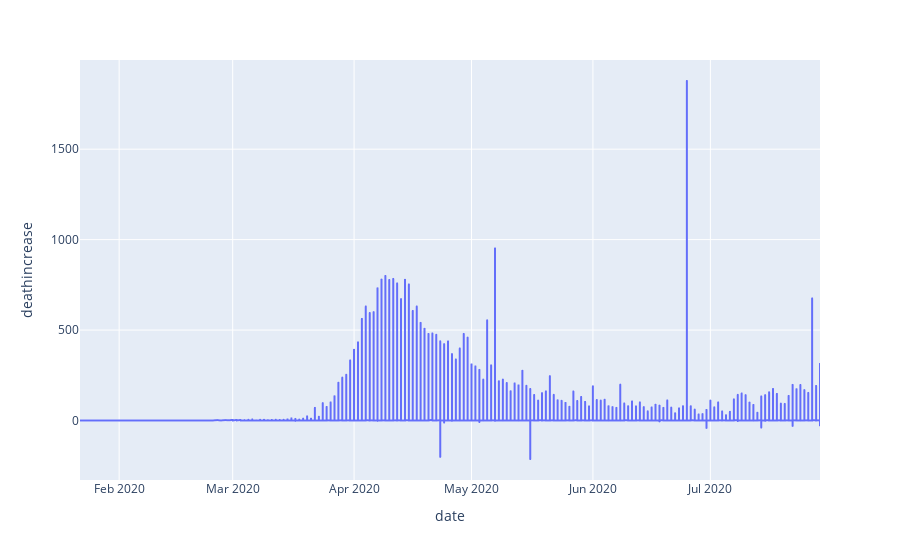

This figure's notebook cell:
### Code cell
fig = px.line(dt, x="date", y='deathincrease')
fig.show()

### Figure 1 — Plotly figure (JSON) as saved in the notebook; plotly's stock layout.template omitted (floating-point values rounded to 4 significant figures; data arrays with more than 128 entries replaced by an {"elided": "..."} marker saying what was removed)
{"data": [{"hovertemplate": "date=%{x}<br>deathincrease=%{y}<extra></extra>", "legendgroup": "", "line": {"color": "#636efa", "dash": "solid"}, "mode": "lines", "name": "", "showlegend": false, "type": "scattergl", "x": {"elided": "8193 str values"}, "xaxis": "x", "y": {"elided": "8193 int values"}, "yaxis": "y"}], "layout": {"legend": {"tracegroupgap": 0}, "margin": {"t": 60}, "xaxis": {"anchor": "y", "domain": [0, 1], "title": {"text": "date"}}, "yaxis": {"anchor": "x", "domain": [0, 1], "title": {"text": "deathincrease"}}}}
